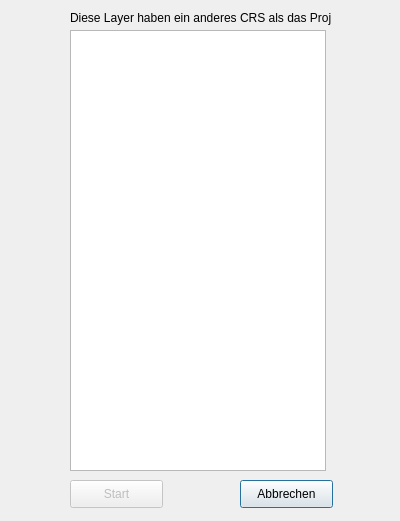
<?xml version="1.0" encoding="UTF-8"?>
<ui version="4.0">
 <class>Dialog</class>
 <widget class="QDialog" name="Dialog">
  <property name="geometry">
   <rect>
    <x>0</x>
    <y>0</y>
    <width>400</width>
    <height>521</height>
   </rect>
  </property>
  <property name="windowTitle">
   <string>Dialog</string>
  </property>
  <widget class="QPushButton" name="btn_cancel">
   <property name="geometry">
    <rect>
     <x>240</x>
     <y>480</y>
     <width>93</width>
     <height>28</height>
    </rect>
   </property>
   <property name="text">
    <string>Abbrechen</string>
   </property>
  </widget>
  <widget class="QPushButton" name="btn_run">
   <property name="enabled">
    <bool>false</bool>
   </property>
   <property name="geometry">
    <rect>
     <x>70</x>
     <y>480</y>
     <width>93</width>
     <height>28</height>
    </rect>
   </property>
   <property name="text">
    <string>Start</string>
   </property>
  </widget>
  <widget class="QLabel" name="label">
   <property name="geometry">
    <rect>
     <x>70</x>
     <y>10</y>
     <width>261</width>
     <height>16</height>
    </rect>
   </property>
   <property name="text">
    <string>Diese Layer haben ein anderes CRS als das Projekt:</string>
   </property>
  </widget>
  <widget class="QListWidget" name="listWidget">
   <property name="geometry">
    <rect>
     <x>70</x>
     <y>30</y>
     <width>256</width>
     <height>441</height>
    </rect>
   </property>
  </widget>
 </widget>
 <resources/>
 <connections/>
</ui>
